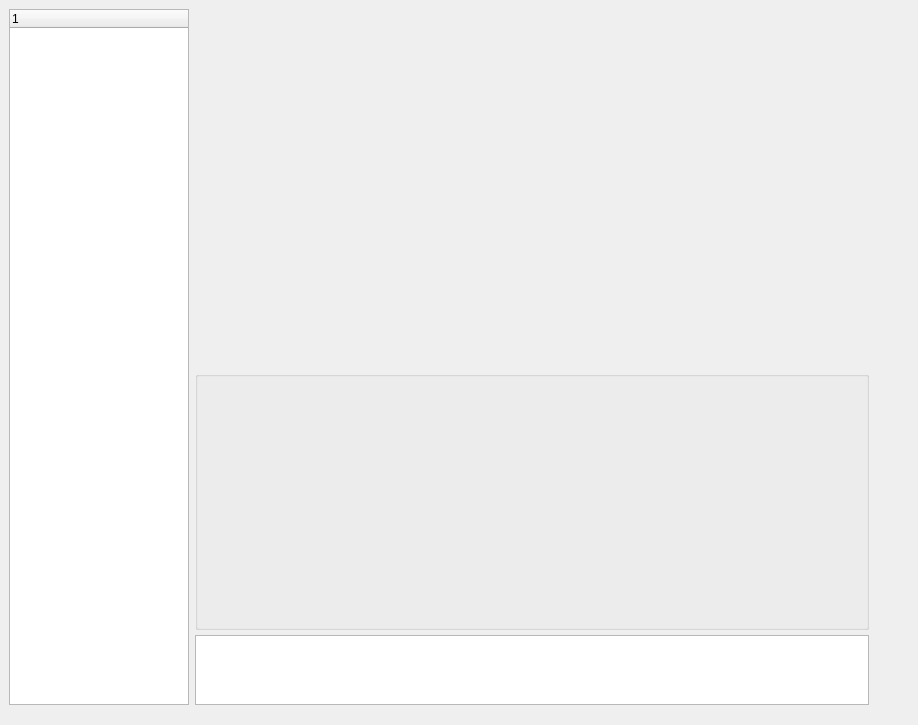
<?xml version="1.0" encoding="UTF-8"?>
<ui version="4.0">
 <class>MainWindow</class>
 <widget class="QMainWindow" name="MainWindow">
  <property name="geometry">
   <rect>
    <x>0</x>
    <y>0</y>
    <width>918</width>
    <height>725</height>
   </rect>
  </property>
  <property name="windowTitle">
   <string>MainWindow</string>
  </property>
  <widget class="QWidget" name="centralwidget">
   <layout class="QHBoxLayout" name="horizontalLayout_2" stretch="1,4,0">
    <property name="bottomMargin">
     <number>20</number>
    </property>
    <item>
     <layout class="QHBoxLayout" name="horizontalLayout">
      <property name="sizeConstraint">
       <enum>QLayout::SetMaximumSize</enum>
      </property>
      <property name="leftMargin">
       <number>0</number>
      </property>
      <item>
       <widget class="QTreeWidget" name="treeWidget">
        <property name="minimumSize">
         <size>
          <width>180</width>
          <height>0</height>
         </size>
        </property>
        <property name="maximumSize">
         <size>
          <width>250</width>
          <height>16777215</height>
         </size>
        </property>
        <column>
         <property name="text">
          <string notr="true">1</string>
         </property>
        </column>
       </widget>
      </item>
     </layout>
    </item>
    <item>
     <layout class="QVBoxLayout" name="verticalLayout" stretch="7,5,1">
      <property name="spacing">
       <number>5</number>
      </property>
      <property name="leftMargin">
       <number>0</number>
      </property>
      <item>
       <layout class="QGridLayout" name="gridLayout">
        <item row="0" column="0">
         <layout class="QFormLayout" name="widgetBox"/>
        </item>
       </layout>
      </item>
      <item>
       <widget class="QGroupBox" name="paramBox">
        <property name="title">
         <string/>
        </property>
       </widget>
      </item>
      <item>
       <widget class="QTextBrowser" name="logText"/>
      </item>
     </layout>
    </item>
    <item>
     <spacer name="horizontalSpacer">
      <property name="orientation">
       <enum>Qt::Horizontal</enum>
      </property>
      <property name="sizeHint" stdset="0">
       <size>
        <width>40</width>
        <height>20</height>
       </size>
      </property>
     </spacer>
    </item>
   </layout>
  </widget>
  <widget class="QMenuBar" name="menuBar">
   <property name="geometry">
    <rect>
     <x>0</x>
     <y>0</y>
     <width>918</width>
     <height>22</height>
    </rect>
   </property>
  </widget>
 </widget>
 <resources/>
 <connections/>
</ui>
